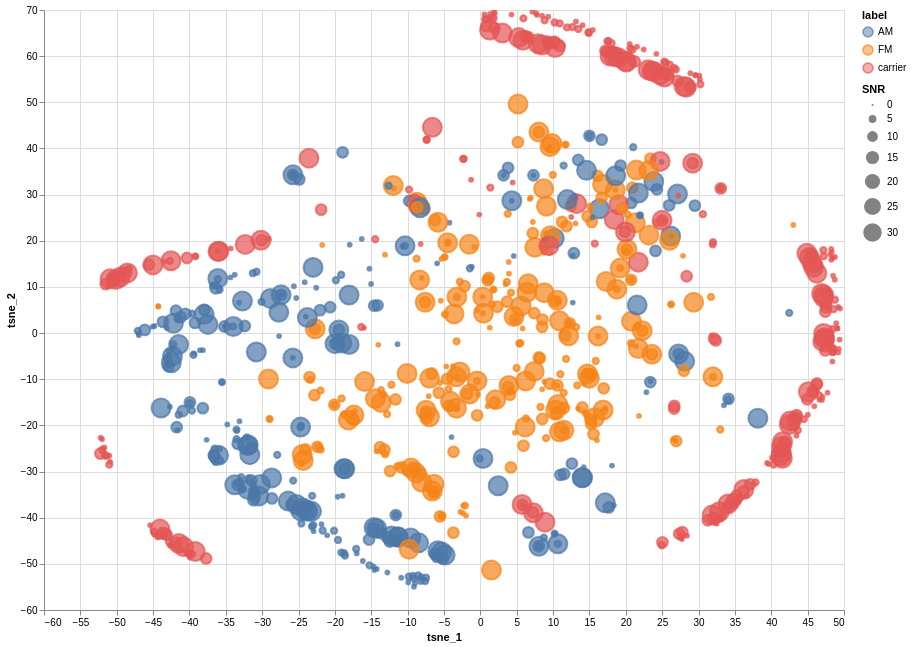

The code cell stored with this chart in its notebook:
### Markdown cell above
...plotting

### Code cell
alt.Chart(df.sample(n=1_000)).mark_point().encode(
    x='tsne_1:Q',
    y='tsne_2:Q',
    color='label:N',
    fill='label:N',
    size='SNR:Q',
    tooltip=['file name:N']
).properties(
    width=800, height=600
).interactive()

### Figure 1 — Vega-Lite specification as saved in the notebook (floating-point values rounded to 4 significant figures; data arrays with more than 128 entries replaced by an {"elided": "..."} marker saying what was removed)
{"config": {"view": {"continuousWidth": 300, "continuousHeight": 300}}, "data": {"name": "data-a04e3c448150ecaec3b9f1b30c3957fd"}, "mark": {"type": "point"}, "encoding": {"color": {"field": "label", "type": "nominal"}, "fill": {"field": "label", "type": "nominal"}, "size": {"field": "SNR", "type": "quantitative"}, "tooltip": [{"field": "file name", "type": "nominal"}], "x": {"field": "tsne_1", "type": "quantitative"}, "y": {"field": "tsne_2", "type": "quantitative"}}, "height": 600, "params": [{"name": "param_1", "select": {"type": "interval", "encodings": ["x", "y"]}, "bind": "scales"}], "width": 800, "$schema": "https://vega.github.io/schema/vega-lite/v5.8.0.json", "datasets": {"data-a04e3c448150ecaec3b9f1b30c3957fd": {"elided": "1000 records"}}}
